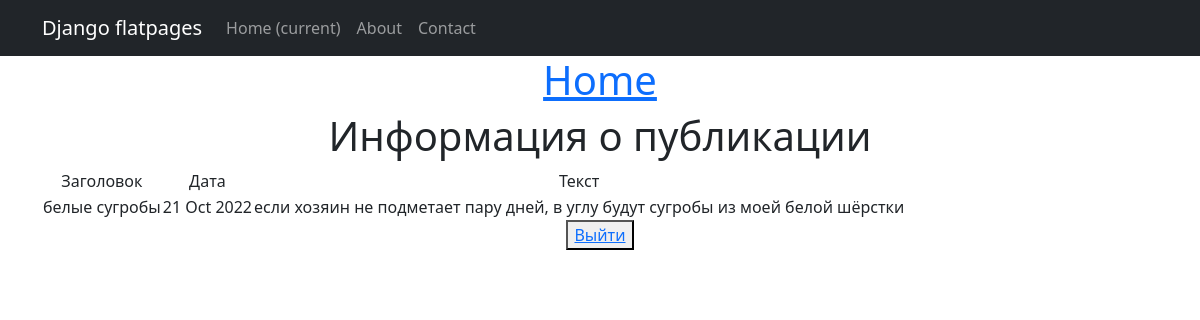
The page /2 (signed in) on the database its author committed.
### NewsApp/models.py (models this page shows, shortened)
class Post(models.Model):
    article = 'AR'
    news = 'NE'
    TYPE = [
    (article, 'статья'),
    (news, 'новость')]
    author_post = models.ForeignKey(Author, on_delete=models.CASCADE)
    type_post = models.CharField(max_length=2, choices=TYPE, default=article)
    date_time_post = models.DateTimeField(auto_now_add=True)
    categories_post = models.ManyToManyField(Category, through='PostCategory')
    title_post = models.CharField(max_length=250)
    text_post = models.TextField()
    rating_post = models.FloatField(default=0.0)

### NewsApp/views.py (the view)
# urls.py: path('<int:pk>', PostDetail.as_view(), name='post_detail'),
class PostDetail(LoginRequiredMixin, DetailView):
    model = Post
    template_name = 'post.html'
    context_object_name = 'post'

### NewsApp/templatetags/custom_filters.py (called while the page is built)
@register.filter()
def censor(value):
    for word in words:
        value = value.replace(word, '***')
    return value

### templates/post.html (shortened to what this page needs)
{% extends 'flatpages/default.html' %}
{% load custom_filters %}
{% block content %}
<h1>Информация о публикации</h1>
<table>
    <tr>
        <td>Заголовок</td>
        <td>Дата</td>
        <td>Текст</td>
    </tr>
    <tr>
        <td>{{ post.title_post|censor }}</td>
        <td>{{ post.date_time_post|date:'d M Y'  }}</td>
        <td>{{ post.text_post|censor }}</td>
    </tr>
</table>
<button> <a href="sign/logout/">Выйти</a> </button>
{% endblock content %}

### rows shown on the page
Post: title_post|censor "белые сугробы", date_time_post "21 Oct 2022", text_post|censor "если хозяин не подметает пару дней, в углу будут сугробы из моей белой шёрстки"
